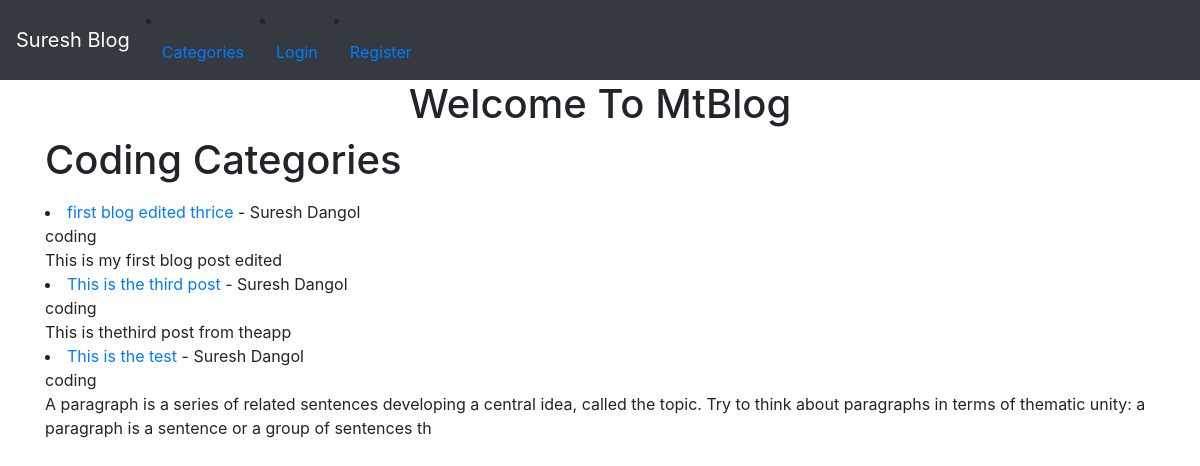
Screenshot of /category/coding with the database file from the repository.
### blog/models.py (models this page shows, shortened)
class Post(models.Model):
    title = models.CharField(max_length=255)
    image = models.ImageField(null=True,blank=True,upload_to='images/')
    title_tag = models.CharField(max_length=255)
    author = models.ForeignKey(User,on_delete=models.CASCADE)
    body = RichTextField(blank=True,null=True)
    post_date = models.DateField(auto_now_add=True)
    category = models.CharField(max_length=255, default='coding')
    snippet = models.CharField(max_length=255,)
    likes = models.ManyToManyField(User,related_name='blog_posts')

### blog/views.py (the view)
# urls.py: path('category/<str:cats>',CategoryView,name='category'),
def CategoryView(request,cats):
    category_posts = Post.objects.filter(category=cats.replace('-',' '))
    return  render(request,'categories.html',{'cats':cats.title().replace('-',' '),'category_posts':category_posts})

### blog/templates/categories.html (shortened to what this page needs)
{% extends 'base.html'%}
{% block content%}
{% if category_posts %}
<h1> {{cats}} Categories </h1>
{% for post in category_posts %}
 <li><a href="{% url 'details' post.pk %}"> {{post.title}} </a> - {{post.author.first_name}}
        {{post.author.last_name}}<br>
        {{post.category}}<br>
    </li>
        {{post.body|slice:":200"| safe}}</li>
{% endfor %}
{% else %}
<h1>Sorry This is not valid !!!</h1>
{% endif%}
{% endblock%}

### blog/templates/base.html (shortened to what this page needs)
<!doctype html>
<html lang="en">
  <head>
    <link rel="stylesheet" href="https://stackpath.bootstrapcdn.com/bootstrap/4.5.0/css/bootstrap.min.css">
  </head>
  <body>
  <nav class="navbar navbar-expand-sm navbar-dark bg-dark">
  <a class="navbar-brand" href="{% url 'home'%}">Suresh Blog</a>
        {% if cat_menu %}
      <div class="collapse navbar-collapse" id="navbarSupportedContent">
        <ul class="navbar-nav mr-auto">
            <li class="nav-item dropdown">
                <a class="nav-link dropdown-toggle" href="#" id="navbarDropdown"
                   role="button" data-toggle="dropdown" aria-haspopup="true" aria-expanded="false">
                    Categories
                </a>
                <div class="dropdown-menu" aria-labelledby="navbarDropdown">
                    {% for item in cat_menu %}
                    <a class="dropdown-item" href="{% url 'category' item|slugify %}">{{item}}</a>
                    {% endfor %}
                </div>
             </li>
            {% else %}
            <li class="nav-item">
                <a class="nav-link" href="{% url 'category_list' %}">Categories</a>
            </li>
            {% endif %}
           {% if user.is_authenticated %}
            <li class="nav-item">
                <a class="nav-link" href="{% url 'add_post' %}">Add Post</a>
           </li>
           <li class="nav-item">
               <a class="nav-link" href="{% url 'logout' %}">Logout</a>
           </li>
            <li class="nav-item">
                <a class="nav-link" href="{% url 'add_category' %}">Add Category</a>
          </li>
            <li class="nav-item dropdown">
                <a class="nav-link dropdown-toggle" href="#" id="navbarDropdownMenuLink" role="button" data-toggle="dropdown" aria-haspopup="true" aria-expanded="false">
                 Profile
                </a>
                <div class="dropdown-menu" aria-labelledby="navbarDropdownMenuLink">
                  <a class="dropdown-item" href="{% url 'edit_profile'%}">Edit Settingd</a>
                    {% if user.profile.id %}
                         <a class="dropdown-item" href="{% url 'editprofile' user.profile.id%}">Edit Profile Page</a>
                         <a class="dropdown-item" href="{% url 'showprofile' user.profile.id %}">Show Profile Page</a>
                    {% else %}
                         <a class="dropdown-item" href="{% url 'createprofile' %}">Create Profile</a>
                    {% endif %}
                </div>
            </li>
          {% else %}
            <li class="nav-item">
                <a class="nav-link" href="{% url 'login' %}">Login</a>
            </li>
            <li class="nav-item">
                <a class="nav-link" href="{% url 'register' %}">Register</a>
            </li>
          {% endif %}
</nav>
  <div class="container">
      <center><h1>Welcome To MtBlog</h1></center>
    {% block content%}
    {% endblock %}
  </div>
  </body>
</html>

### rows the page displays
Post: title "first blog edited thrice", author.first_name "Suresh", author.last_name "Dangol", category "coding", body "This is my first blog post edited"
Post: title "This is the third post", author.first_name "Suresh", author.last_name "Dangol", category "coding", body "This is thethird post from theapp"
Post: title "This is the test", author.first_name "Suresh", author.last_name "Dangol", category "coding", body "A paragraph is a series of related sentences developing a central idea, called the topic. Try to think about paragraphs in terms of thematic unity: a paragraph is a sentence or a group of sentences th"

### other values shown
{{ cats }} "Coding"
